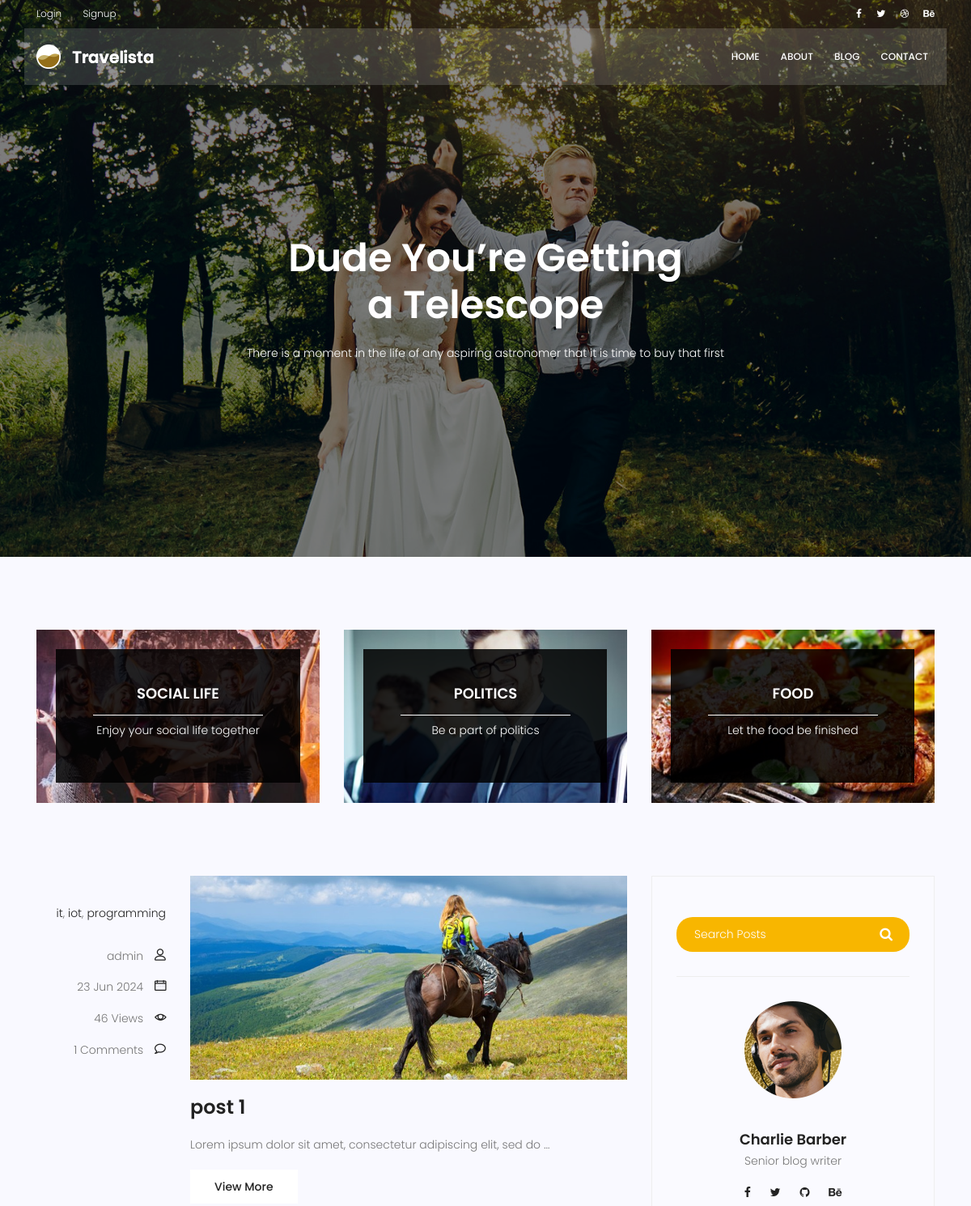
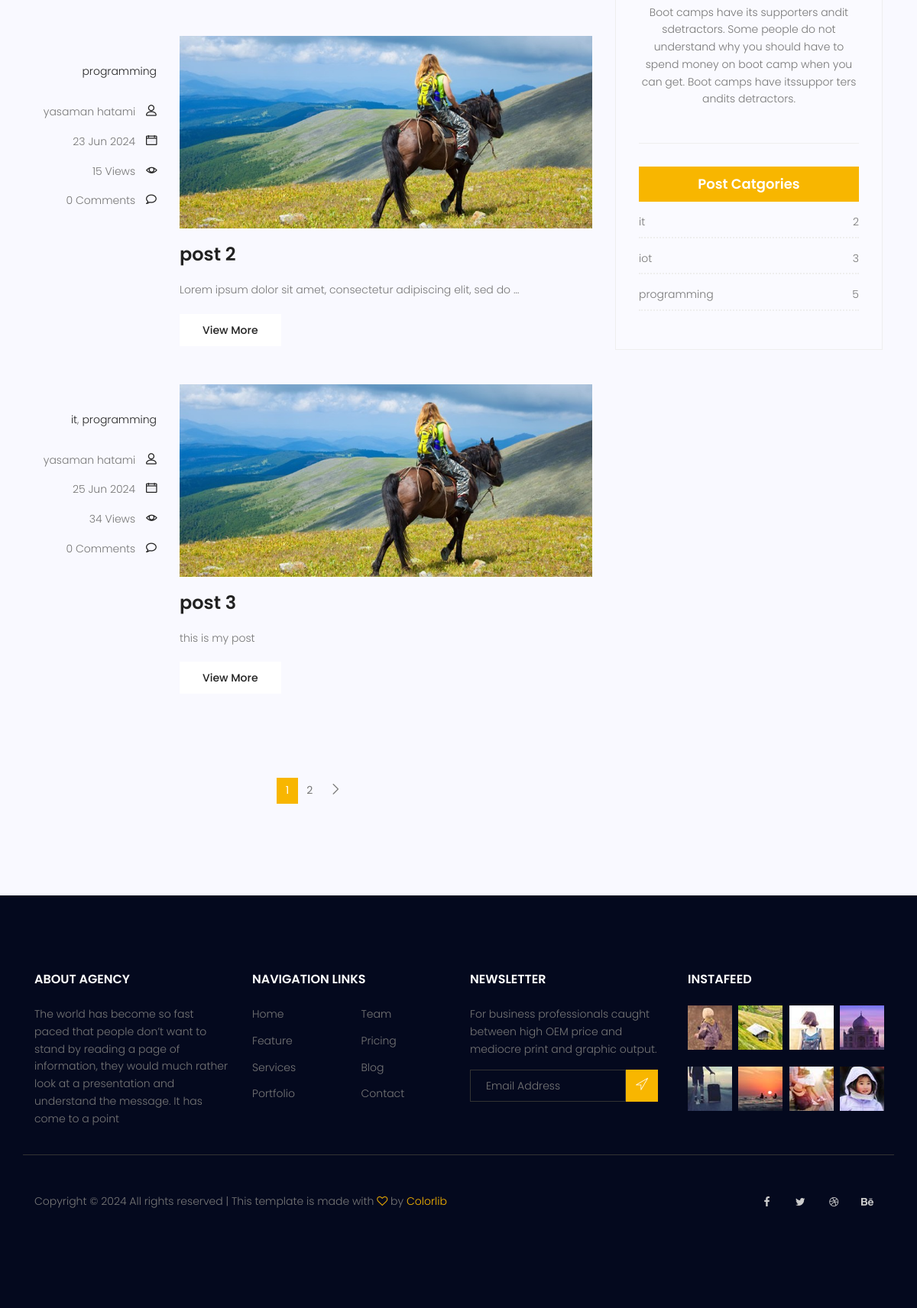
Screenshot of /blog/ with the database file from the repository (2 pictures, top to bottom).
### blog/models.py (models this page shows, shortened)
class category(models.Model):
    name=models.CharField(max_length=225)
    def __str__(self):
        return self.name

class Post(models.Model):
    id = models.IntegerField(primary_key=True)
    image=models.ImageField(upload_to='blog/',default='blog/default.jpg')
    author=models.ForeignKey(User, on_delete=models.SET_NULL,null=True)
    title=models.CharField(max_length=225)
    content=models.TextField()
    tags = TaggableManager()
    category=models.ManyToManyField(category)
    counted_views= models.IntegerField(default=0)
    status=models.BooleanField(default=False)
    login_require = models.BooleanField(default=False)
    published_date=models.DateTimeField(null=True)
    created_date=models.DateTimeField(auto_now_add=True)
    updated_date=models.DateTimeField(auto_now=True)#2024-03-30 11:10:56.530638
    class Meta:
        ordering=['-published_date']

### blog/views.py (the view)
# urls.py: path('',blog_view,name='index'),
def blog_view(request,**kwargs):
    posts=Post.objects.filter(published_date__lte=timezone.now(),status=1).order_by('published_date')
    if kwargs.get('cat_name')!=None:
        posts=posts.filter(category__name=kwargs['cat_name'])
    if kwargs.get('author_username')!=None:
        posts=posts.filter(author__username=kwargs['author_username'])
    if kwargs.get('tag_name')!=None:
        posts=posts.filter(tags__name=kwargs['tag_name'])
    posts=Paginator(posts,3)
    try:
        page_number=request.GET.get('page')
        posts=posts.get_page(page_number)
    except PageNotAnInteger:
        posts=posts.get_page(1)
    except EmptyPage:
        posts=posts.get_page(1)
    context={'posts':posts}
    return render(request,'blog/blog-home.html',context)

### blog/templatetags/blog_tags.py (called while the page is built)
@register.simple_tag(name='comments_count')
def function(pid):
    return Comment.objects.filter(post=pid,approved=True).count()

@register.inclusion_tag('blog/blog-post-categories.html')
def postcategories():
    posts=Post.objects.filter(status=1)
    categories=category.objects.all()
    cat_dict={}
    for name in categories:
        cat_dict[name]=posts.filter(category=name).count()
    return {'categories':cat_dict}

### templates/blog/blog-home.html (shortened to what this page needs)
{%extends 'base.html'%}
{%load static%}
{% load blog_tags %}
{%block content%}
<section class="banner-area relative blog-home-banner" id="home">
	<div class="overlay overlay-bg"></div>
	<div class="container">
		<div class="row d-flex align-items-center justify-content-center">
			<div class="about-content blog-header-content col-lg-12">
				<h1 class="text-white">
					Dude You’re Getting
					a Telescope
				</h1>
				<p class="text-white">
					There is a moment in the life of any aspiring astronomer that it is time to buy that first
				</p>
			</div>
		</div>
	</div>
</section>
<section class="top-category-widget-area pt-90 pb-90 ">
	<div class="container">
		<div class="row">
			<div class="col-lg-4">
				<div class="single-cat-widget">
					<div class="content relative">
						<div class="overlay overlay-bg"></div>
						<a href="#" target="_blank">
							<div class="thumb">
								<img class="content-image img-fluid d-block mx-auto"
									src="{%static 'img/blog/cat-widget1.jpg'%}" alt="">
							</div>
							<div class="content-details">
								<h4 class="content-title mx-auto text-uppercase">Social life</h4>
								<span></span>
								<p>Enjoy your social life together</p>
							</div>
						</a>
					</div>
				</div>
			</div>
			<div class="col-lg-4">
				<div class="single-cat-widget">
					<div class="content relative">
						<div class="overlay overlay-bg"></div>
						<a href="#" target="_blank">
							<div class="thumb">
								<img class="content-image img-fluid d-block mx-auto"
									src="{%static 'img/blog/cat-widget2.jpg'%}" alt="">
							</div>
							<div class="content-details">
								<h4 class="content-title mx-auto text-uppercase">Politics</h4>
								<span></span>
								<p>Be a part of politics</p>
							</div>
						</a>
					</div>
				</div>
			</div>
			<div class="col-lg-4">
				<div class="single-cat-widget">
					<div class="content relative">
						<div class="overlay overlay-bg"></div>
						<a href="#" target="_blank">
							<div class="thumb">
								<img class="content-image img-fluid d-block mx-auto"
									src="{%static 'img/blog/cat-widget3.jpg'%}" alt="">
							</div>
							<div class="content-details">
								<h4 class="content-title mx-auto text-uppercase">Food</h4>
								<span></span>
								<p>Let the food be finished</p>
							</div>
						</a>
					</div>
				</div>
			</div>
		</div>
	</div>
</section>
<section class="post-content-area">
	<div class="container">
		<div class="row">
			<div class="col-lg-8 posts-list">
				{%for post in posts%}
				<div class="single-post row">
					<div class="col-lg-3  col-md-3 meta-details">
						<ul class="tags">
							{%for cat in post.category.all%}
						<li><a href='{% url "blog:category" cat_name=cat.name %}'>{{cat.name}}</a>{% if not forloop.last %}, {% endif %}</li>
							{%endfor%}
						</ul>
						<div class="user-details row">
							<p class="user-name col-lg-12 col-md-12 col-6"><a href="{% url 'blog:author' author_username=post.author.username %}">{{post.author.get_full_name}}</a> <span
									class="lnr lnr-user"></span></p>
							<p class="date col-lg-12 col-md-12 col-6"><a href="#">{{post.published_date|date:'d M Y'}}</a> <span
									class="lnr lnr-calendar-full"></span></p>
							<p class="view col-lg-12 col-md-12 col-6"><a href="#">{{post.counted_views}} Views</a> <span
									class="lnr lnr-eye"></span></p>
							<p class="comments col-lg-12 col-md-12 col-6"><a href="#">{% comments_count post.id %} Comments</a> <span
									class="lnr lnr-bubble"></span></p>
						</div>
					</div>
					<div class="col-lg-9 col-md-9 ">
						<div class="feature-img">
							<img class="img-fluid" src="{{post.image.url}}" alt="">
						</div>
						<a class="posts-title" href="{% url 'blog:single' post.id %}">
							<h3>{{post.title}}</h3>
						</a>
						<p class="excert">
							{{post.content|truncatewords:10}}
						</p>
						<a href="{% url 'blog:single' post.id %}" class="primary-btn">View More</a>
					</div>
				</div>
				{%endfor%}
				<nav class="blog-pagination justify-content-center d-flex">
					<ul class="pagination">
						{% for i in posts.paginator.page_range %}
						{% if posts.number == i %}
							<li class="page-item active"><a href="?page={{i}}" class="page-link">{{i}}</a></li>
						{% else %}
							<li class="page-item"><a href="?page={{i}}" class="page-link">{{i}}</a></li>
						{% endif %}
						{% endfor %}
						{% if posts.has_next %}
						<li class="page-item">
							<a href="?page={{ posts.next_page_number }}" class="page-link" aria-label="Next">
								<span aria-hidden="true">
									<span class="lnr lnr-chevron-right"></span>
								</span>
							</a>
						</li>
						{% endif %}
					</ul>
				</nav>
			</div>
			<div class="col-lg-4 sidebar-widgets">
				<div class="widget-wrap">
					{% include 'blog/blog-search.html' %}
					{% include 'blog/blog-writer.html' %}
					{% postcategories %}
				</div>
			</div>
		</div>
	</div>
</section>
{% endblock %}

### templates/blog/blog-post-categories.html
{% load static %}
<div class="single-sidebar-widget post-category-widget">
    <h4 class="category-title">Post Catgories</h4>
    <ul class="cat-list">
        {% for name,count in categories.items %}
        <li>
            <a href="{% url 'blog:category' cat_name=name %}" class="d-flex justify-content-between">
                <p>{{name}}</p>
                <p>{{count}}</p>
            </a>
        </li>
        {% endfor %}
    </ul>
</div>

### rows the page displays
Post: author.get_full_name "admin", published_date "23 Jun 2024", counted_views "46", id "1", image (placeholder picture), title "post 1", content "Lorem ipsum dolor sit amet, consectetur adipiscing elit, sed do …"
category: name "it", count "2"
category: name "iot", count "3"
category: name "programming", id "5"
Post: author.get_full_name "yasaman hatami", published_date "23 Jun 2024", counted_views "15", id "0", image (placeholder picture), title "post 2", content "Lorem ipsum dolor sit amet, consectetur adipiscing elit, sed do …"
Post: author.get_full_name "yasaman hatami", published_date "25 Jun 2024", counted_views "34", id "0", image (placeholder picture), title "post 3", content "this is my post"

### other values shown
{{ i }} "1"
{{ i }} "2"
